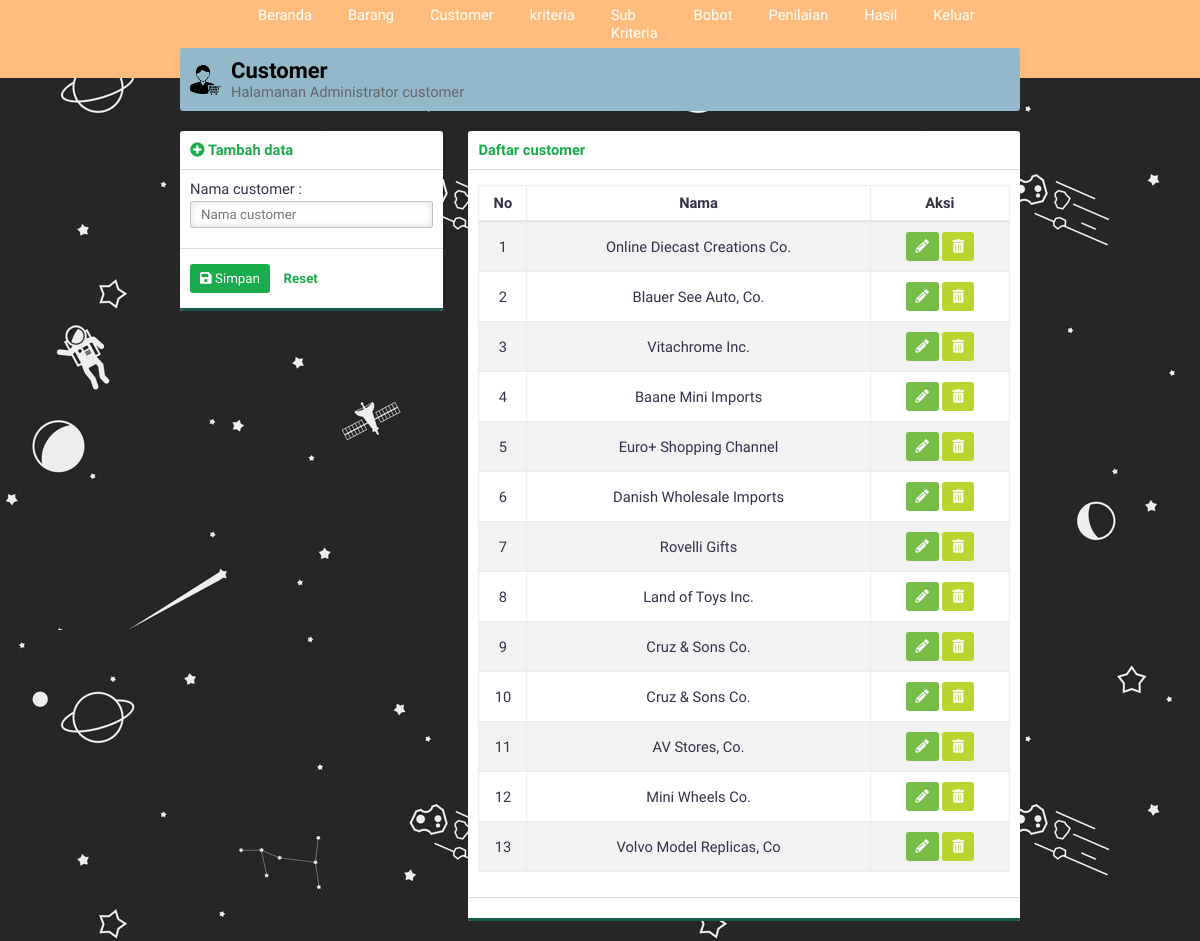
The app's page /?page=customer (signed in) with its own data.
### tables this page shows
CREATE TABLE IF NOT EXISTS `customer` (
`id_customer` int(3) NOT NULL,
  `namacustomer` varchar(30) NOT NULL
);

### page/customer.php (the view)
<div class="panel"style="background-color:#92B8CA">
    <div class="panel-middle" id="judul">
        <img src="asset/image/customer.png" style="weight: 30px;height:30px;">
        <div id="judul-text">
            <h2 style="color:#000000">Customer</h2>
            Halamanan Administrator customer
        </div>
    </div>
</div>
<div class="row">
    <div class="col-4">
        <div class="panel">
            <?php
            if (@htmlspecialchars($_GET['aksi'])=='ubah'){
                include 'ubahcustomer.php';
            }else{
                include 'tambahcustomer.php';
            }
            ?>
        </div>
    </div>
    <div class="col-8">
        <div class="panel">
            <div class="panel-top">
                <b class="text-green">Daftar customer</b>
            </div>
            <div class="panel-middle">
                <div class="table-responsive">
                    <table>
                        <thead><tr><th>No</th><th>Nama</th><th>Aksi</th></tr></thead>
                        <tbody>
                        <?php
                        $query="SELECT * FROM customer";
                        $execute=$konek->query($query);
                        if ($execute->num_rows > 0){
                            $no=1;
                            while($data=$execute->fetch_array(MYSQLI_ASSOC)){
                                echo"
                                <tr id='data'>
                                    <td>$no</td>
                                    <td>$data[namacustomer]</td>
                                    <td>
                                    <div class='norebuttom'>
                                    <a class=\"btn btn-light-green\" href='./?page=customer&aksi=ubah&id=".$data['id_customer']."'><i class='fa fa-pencil-alt'></i></a>
                                    <a class=\"btn btn-yellow\" data-a=".$data['namacustomer']." id='hapus' href='./proses/proseshapus.php/?op=customer&id=".$data['id_customer']."'><i class='fa fa-trash-alt'></i></a>
                                    </div></td>
                                </tr>";
                                $no++;
                            }
                        }else{
                            echo "<tr><td  class='text-center text-green' colspan='3'>Kosong</td></tr>";
                        }
                        ?>
                        </tbody>
                    </table>
                </div>
            </div>
            <div class="panel-bottom"></div>
        </div>
    </div>
</div>

### asset/css/style.css (style rules this page uses)
* { padding: 0; margin: 0; font-family: 'Work Sans', sans-serif; color: #36304A; font-weight: 500; letter-spacing: normal; }
a { text-decoration: none; }
h2 { font-size: 1.5em; }
b, h1, h2, h3, h4, h5 { padding: 0; font-weight: 600 !important; margin: 0.83em 0em; }
.text-green { color: #1aab4c !important; }
.btn { border: none; -webkit-padding: 7px 10px; -o-padding: 7px 10px; -moz-padding: 7px 10px; padding: 7px 10px; border-radius: 3px; margin: 5px 0px; display: inline-block; cursor: pointer; font-size: 10pt !important; }
.btn i { color: white !important; }
.btn-light-green { background-color: #76bd47; color: white !important; }
.btn-yellow { background-color: #bad530; color: white !important; }
.row { margin-top: 10px; display: flex; }
div[class^="col-"] { margin-left: 3%; }
div[class^="col-"]:first-child { margin-left: 0%; }
.col-4 { width: 31.3333333333%; }
.col-8 { width: 65.6666666667%; }
.table-responsive { overflow-y: hidden; }
table { width: 100%; text-align: center; border-collapse: collapse; margin: 5px 0px 15px 0px; }
table tr th { padding: 8px 0px; border: solid 1px #e9ecef; border-bottom: solid 2px #e4e7ea; font-weight: bold; }
table td { border: solid 1px #e9ecef; padding: 5px; }
table tr#data:nth-child(odd) { background-color: #f2f2f2; }
.panel { background-color: white; border-radius: 3px; -webkit-box-sizing: border-box; -moz-box-sizing: border-box; -o-box-sizing: border-box; box-sizing: border-box; margin-bottom: 20px; overflow: hidden; }
.panel-top { padding: 10px; box-sizing: padding-box; border-bottom: solid 1px #dddddd; }
.panel-middle { padding: 10px; box-sizing: padding-box; }
.panel-bottom { padding: 10px; border-bottom: solid 3px #135a4c; border-top: solid 1px #dddddd; }
body { background-color: #ECF0F1; display: flex; width: 100vw; height: 100vh; align-items: center; flex-direction: column; overflow-x: hidden; font-size: 11pt; }
#judul { display: flex; align-items: center; }
#judul img { margin-right: 10px; }
#judul #judul-text { color: #666666; }
#judul #judul-text h2 { margin: 0 !important; }

### records on screen
customer: namacustomer "Online Diecast Creations Co."
customer: namacustomer "Blauer See Auto, Co."
customer: namacustomer "Vitachrome Inc."
customer: namacustomer "Baane Mini Imports"
customer: namacustomer "Euro+ Shopping Channel"
customer: namacustomer "Danish Wholesale Imports"
customer: namacustomer "Rovelli Gifts"
customer: namacustomer "Land of Toys Inc."
customer: namacustomer "Cruz & Sons Co."
customer: namacustomer "Cruz & Sons Co."
customer: namacustomer "AV Stores, Co."
customer: namacustomer "Mini Wheels Co."
customer: namacustomer "Volvo Model Replicas, Co"
